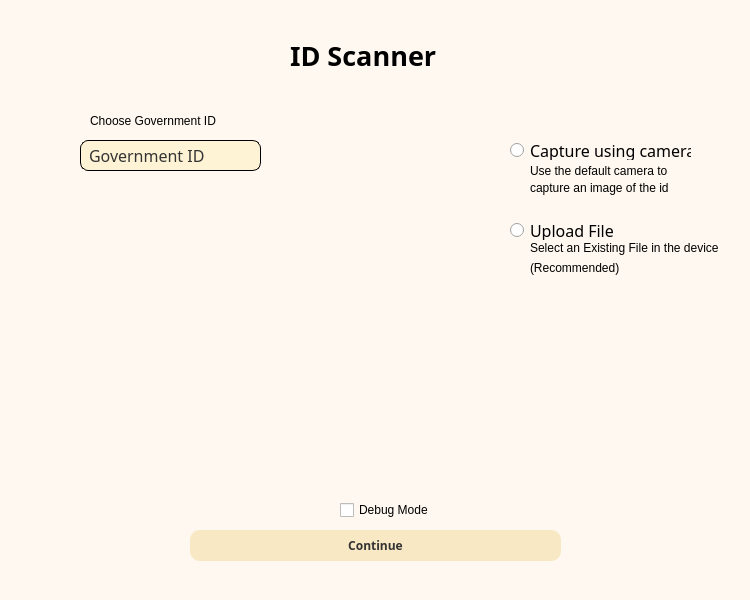
<?xml version="1.0" encoding="UTF-8"?>
<ui version="4.0">
 <class>MainWindow</class>
 <widget class="QMainWindow" name="MainWindow">
  <property name="geometry">
   <rect>
    <x>0</x>
    <y>0</y>
    <width>750</width>
    <height>600</height>
   </rect>
  </property>
  <property name="minimumSize">
   <size>
    <width>750</width>
    <height>600</height>
   </size>
  </property>
  <property name="maximumSize">
   <size>
    <width>750</width>
    <height>600</height>
   </size>
  </property>
  <property name="windowTitle">
   <string>ID Scanner</string>
  </property>
  <property name="styleSheet">
   <string notr="true">QMainWindow {
	font: 9pt &quot;Sylfaen&quot;;
	font: 9pt &quot;Inter&quot;;
    background-color: #FFF8F0;
}

QPushButton {
    background-color: #F8E8C3;
    color: #333333;
    border-radius: 10px;
    padding: 6px 12px;
}

QPushButton:hover {
    background-color: #F0D9A0;
}

QPushButton:pressed {
    background-color: #E8CA7D;
}
QPushButton#backButtonp1,
QPushButton#backButtonp2,
QPushButton#backButtonp3,
QPushButton#backButtonp4,
QPushButton#backButtonp5 {
    background-color: transparent;
    color: #333333;
    font-size: 16px;
    border: none;
    text-align: left;
    min-width: 81px;
    max-width: 81px;
    min-height: 31px;
    max-height: 31px;
}
QComboBox#idOption {
    background-color: #fff3d5;
    border: 1px solid #000000;
    border-radius: 8px;
    padding: 4px 8px;
    color: #333333;
}

QComboBox#idOption:hover {
    border: 1px solid #fff9f6;
}

QComboBox#idOption::drop-down {
    subcontrol-origin: padding;
    subcontrol-position: top right;
    width: 20px;
    border: none;
    border-top-right-radius: 8px;
    border-bottom-right-radius: 8px;
}

QComboBox#idOption::down-arrow {
    image: url(down_arrow.png);
    width: 12px;
    height: 12px;
}
QLabel#cameraView,
QLabel#uploadedImageView,
QLabel#cameraView1,
QLabel#cameraView2,
QLabel#frontImageView,
QLabel#backImageView {
    border: 2px solid #000001;
}
QWidget {
    font-family: &quot;Montserrat&quot;;
}
</string>
  </property>
  <widget class="QWidget" name="centralwidget">
   <widget class="QStackedWidget" name="Form1">
    <property name="geometry">
     <rect>
      <x>0</x>
      <y>0</y>
      <width>761</width>
      <height>611</height>
     </rect>
    </property>
    <property name="font">
     <font>
      <family>Montserrat</family>
     </font>
    </property>
    <property name="currentIndex">
     <number>0</number>
    </property>
    <widget class="QWidget" name="page">
     <widget class="QLabel" name="label">
      <property name="geometry">
       <rect>
        <x>530</x>
        <y>160</y>
        <width>141</width>
        <height>21</height>
       </rect>
      </property>
      <property name="text">
       <string>Use the default camera to </string>
      </property>
     </widget>
     <widget class="QRadioButton" name="cameraOption">
      <property name="geometry">
       <rect>
        <x>510</x>
        <y>140</y>
        <width>181</width>
        <height>20</height>
       </rect>
      </property>
      <property name="font">
       <font>
        <family>Montserrat</family>
        <pointsize>12</pointsize>
       </font>
      </property>
      <property name="text">
       <string>Capture using camera</string>
      </property>
     </widget>
     <widget class="QRadioButton" name="uploadOption">
      <property name="geometry">
       <rect>
        <x>510</x>
        <y>220</y>
        <width>221</width>
        <height>20</height>
       </rect>
      </property>
      <property name="font">
       <font>
        <family>Montserrat</family>
        <pointsize>12</pointsize>
       </font>
      </property>
      <property name="text">
       <string>Upload File </string>
      </property>
     </widget>
     <widget class="QLabel" name="label_3">
      <property name="geometry">
       <rect>
        <x>530</x>
        <y>240</y>
        <width>191</width>
        <height>16</height>
       </rect>
      </property>
      <property name="text">
       <string>Select an Existing File in the device </string>
      </property>
     </widget>
     <widget class="QLabel" name="label_2">
      <property name="geometry">
       <rect>
        <x>530</x>
        <y>180</y>
        <width>141</width>
        <height>16</height>
       </rect>
      </property>
      <property name="text">
       <string>capture an image of the id</string>
      </property>
     </widget>
     <widget class="QComboBox" name="idOption">
      <property name="geometry">
       <rect>
        <x>80</x>
        <y>140</y>
        <width>181</width>
        <height>31</height>
       </rect>
      </property>
      <property name="font">
       <font>
        <family>Montserrat</family>
        <pointsize>12</pointsize>
       </font>
      </property>
      <property name="editable">
       <bool>false</bool>
      </property>
      <property name="frame">
       <bool>true</bool>
      </property>
      <item>
       <property name="text">
        <string>Government ID</string>
       </property>
      </item>
      <item>
       <property name="text">
        <string>Passport</string>
       </property>
      </item>
      <item>
       <property name="text">
        <string>National ID</string>
       </property>
      </item>
      <item>
       <property name="text">
        <string>Driver's License</string>
       </property>
      </item>
     </widget>
     <widget class="QLabel" name="label_4">
      <property name="geometry">
       <rect>
        <x>290</x>
        <y>30</y>
        <width>191</width>
        <height>51</height>
       </rect>
      </property>
      <property name="font">
       <font>
        <family>Montserrat</family>
        <pointsize>20</pointsize>
        <weight>75</weight>
        <bold>true</bold>
       </font>
      </property>
      <property name="text">
       <string>ID Scanner</string>
      </property>
     </widget>
     <widget class="QPushButton" name="continuep1">
      <property name="geometry">
       <rect>
        <x>190</x>
        <y>530</y>
        <width>371</width>
        <height>31</height>
       </rect>
      </property>
      <property name="palette">
       <palette>
        <active>
         <colorrole role="WindowText">
          <brush brushstyle="SolidPattern">
           <color alpha="255">
            <red>51</red>
            <green>51</green>
            <blue>51</blue>
           </color>
          </brush>
         </colorrole>
         <colorrole role="Button">
          <brush brushstyle="SolidPattern">
           <color alpha="255">
            <red>248</red>
            <green>232</green>
            <blue>195</blue>
           </color>
          </brush>
         </colorrole>
         <colorrole role="Text">
          <brush brushstyle="SolidPattern">
           <color alpha="255">
            <red>51</red>
            <green>51</green>
            <blue>51</blue>
           </color>
          </brush>
         </colorrole>
         <colorrole role="ButtonText">
          <brush brushstyle="SolidPattern">
           <color alpha="255">
            <red>51</red>
            <green>51</green>
            <blue>51</blue>
           </color>
          </brush>
         </colorrole>
         <colorrole role="Base">
          <brush brushstyle="SolidPattern">
           <color alpha="255">
            <red>248</red>
            <green>232</green>
            <blue>195</blue>
           </color>
          </brush>
         </colorrole>
         <colorrole role="Window">
          <brush brushstyle="SolidPattern">
           <color alpha="255">
            <red>248</red>
            <green>232</green>
            <blue>195</blue>
           </color>
          </brush>
         </colorrole>
        </active>
        <inactive>
         <colorrole role="WindowText">
          <brush brushstyle="SolidPattern">
           <color alpha="255">
            <red>51</red>
            <green>51</green>
            <blue>51</blue>
           </color>
          </brush>
         </colorrole>
         <colorrole role="Button">
          <brush brushstyle="SolidPattern">
           <color alpha="255">
            <red>248</red>
            <green>232</green>
            <blue>195</blue>
           </color>
          </brush>
         </colorrole>
         <colorrole role="Text">
          <brush brushstyle="SolidPattern">
           <color alpha="255">
            <red>51</red>
            <green>51</green>
            <blue>51</blue>
           </color>
          </brush>
         </colorrole>
         <colorrole role="ButtonText">
          <brush brushstyle="SolidPattern">
           <color alpha="255">
            <red>51</red>
            <green>51</green>
            <blue>51</blue>
           </color>
          </brush>
         </colorrole>
         <colorrole role="Base">
          <brush brushstyle="SolidPattern">
           <color alpha="255">
            <red>248</red>
            <green>232</green>
            <blue>195</blue>
           </color>
          </brush>
         </colorrole>
         <colorrole role="Window">
          <brush brushstyle="SolidPattern">
           <color alpha="255">
            <red>248</red>
            <green>232</green>
            <blue>195</blue>
           </color>
          </brush>
         </colorrole>
        </inactive>
        <disabled>
         <colorrole role="WindowText">
          <brush brushstyle="SolidPattern">
           <color alpha="255">
            <red>51</red>
            <green>51</green>
            <blue>51</blue>
           </color>
          </brush>
         </colorrole>
         <colorrole role="Button">
          <brush brushstyle="SolidPattern">
           <color alpha="255">
            <red>248</red>
            <green>232</green>
            <blue>195</blue>
           </color>
          </brush>
         </colorrole>
         <colorrole role="Text">
          <brush brushstyle="SolidPattern">
           <color alpha="255">
            <red>51</red>
            <green>51</green>
            <blue>51</blue>
           </color>
          </brush>
         </colorrole>
         <colorrole role="ButtonText">
          <brush brushstyle="SolidPattern">
           <color alpha="255">
            <red>51</red>
            <green>51</green>
            <blue>51</blue>
           </color>
          </brush>
         </colorrole>
         <colorrole role="Base">
          <brush brushstyle="SolidPattern">
           <color alpha="255">
            <red>248</red>
            <green>232</green>
            <blue>195</blue>
           </color>
          </brush>
         </colorrole>
         <colorrole role="Window">
          <brush brushstyle="SolidPattern">
           <color alpha="255">
            <red>248</red>
            <green>232</green>
            <blue>195</blue>
           </color>
          </brush>
         </colorrole>
        </disabled>
       </palette>
      </property>
      <property name="font">
       <font>
        <family>Montserrat</family>
        <weight>75</weight>
        <bold>true</bold>
       </font>
      </property>
      <property name="styleSheet">
       <string notr="true"/>
      </property>
      <property name="text">
       <string>Continue</string>
      </property>
     </widget>
     <widget class="QCheckBox" name="debugOption">
      <property name="geometry">
       <rect>
        <x>340</x>
        <y>500</y>
        <width>101</width>
        <height>20</height>
       </rect>
      </property>
      <property name="text">
       <string>Debug Mode</string>
      </property>
     </widget>
     <widget class="QLabel" name="label_10">
      <property name="geometry">
       <rect>
        <x>530</x>
        <y>260</y>
        <width>101</width>
        <height>16</height>
       </rect>
      </property>
      <property name="text">
       <string>(Recommended)</string>
      </property>
     </widget>
     <widget class="QLabel" name="label_18">
      <property name="geometry">
       <rect>
        <x>90</x>
        <y>110</y>
        <width>181</width>
        <height>21</height>
       </rect>
      </property>
      <property name="text">
       <string>Choose Government ID</string>
      </property>
     </widget>
    </widget>
    <widget class="QWidget" name="page_2">
     <widget class="QLabel" name="label_5">
      <property name="geometry">
       <rect>
        <x>570</x>
        <y>80</y>
        <width>141</width>
        <height>41</height>
       </rect>
      </property>
      <property name="font">
       <font>
        <family>Montserrat</family>
        <pointsize>15</pointsize>
        <weight>75</weight>
        <bold>true</bold>
       </font>
      </property>
      <property name="text">
       <string>Capture Image</string>
      </property>
     </widget>
     <widget class="QLabel" name="label_11">
      <property name="geometry">
       <rect>
        <x>550</x>
        <y>110</y>
        <width>191</width>
        <height>16</height>
       </rect>
      </property>
      <property name="text">
       <string>Place your ID in the Camera Frame</string>
      </property>
     </widget>
     <widget class="QPushButton" name="captureButtonp1">
      <property name="geometry">
       <rect>
        <x>570</x>
        <y>180</y>
        <width>121</width>
        <height>41</height>
       </rect>
      </property>
      <property name="font">
       <font>
        <family>Montserrat</family>
        <weight>75</weight>
        <bold>true</bold>
       </font>
      </property>
      <property name="text">
       <string>Capture Image</string>
      </property>
     </widget>
     <widget class="QPushButton" name="recaptureButtonp1">
      <property name="geometry">
       <rect>
        <x>570</x>
        <y>280</y>
        <width>121</width>
        <height>41</height>
       </rect>
      </property>
      <property name="font">
       <font>
        <family>Montserrat</family>
        <weight>75</weight>
        <bold>true</bold>
       </font>
      </property>
      <property name="text">
       <string>Recapture Image</string>
      </property>
     </widget>
     <widget class="QLabel" name="cameraView">
      <property name="geometry">
       <rect>
        <x>20</x>
        <y>90</y>
        <width>512</width>
        <height>384</height>
       </rect>
      </property>
      <property name="text">
       <string/>
      </property>
      <property name="alignment">
       <set>Qt::AlignCenter</set>
      </property>
     </widget>
     <widget class="QPushButton" name="continuep2">
      <property name="geometry">
       <rect>
        <x>190</x>
        <y>530</y>
        <width>371</width>
        <height>31</height>
       </rect>
      </property>
      <property name="font">
       <font>
        <family>Montserrat</family>
        <weight>75</weight>
        <bold>true</bold>
       </font>
      </property>
      <property name="text">
       <string>Continue</string>
      </property>
     </widget>
     <widget class="QPushButton" name="backButtonp1">
      <property name="geometry">
       <rect>
        <x>30</x>
        <y>10</y>
        <width>105</width>
        <height>43</height>
       </rect>
      </property>
      <property name="font">
       <font>
        <family>Montserrat</family>
        <pointsize>-1</pointsize>
       </font>
      </property>
      <property name="text">
       <string>← Back</string>
      </property>
     </widget>
    </widget>
    <widget class="QWidget" name="page_3">
     <widget class="QLabel" name="label_6">
      <property name="geometry">
       <rect>
        <x>570</x>
        <y>60</y>
        <width>131</width>
        <height>41</height>
       </rect>
      </property>
      <property name="font">
       <font>
        <family>Montserrat</family>
        <pointsize>15</pointsize>
        <weight>75</weight>
        <bold>true</bold>
       </font>
      </property>
      <property name="text">
       <string>Upload Image </string>
      </property>
     </widget>
     <widget class="QPushButton" name="uploadButtonp3">
      <property name="geometry">
       <rect>
        <x>560</x>
        <y>440</y>
        <width>151</width>
        <height>30</height>
       </rect>
      </property>
      <property name="font">
       <font>
        <family>Montserrat</family>
        <weight>75</weight>
        <bold>true</bold>
       </font>
      </property>
      <property name="text">
       <string>Upload Another Image</string>
      </property>
     </widget>
     <widget class="QLabel" name="uploadedImageView">
      <property name="geometry">
       <rect>
        <x>20</x>
        <y>90</y>
        <width>481</width>
        <height>381</height>
       </rect>
      </property>
      <property name="text">
       <string/>
      </property>
     </widget>
     <widget class="QListWidget" name="fileListWidget">
      <property name="geometry">
       <rect>
        <x>540</x>
        <y>140</y>
        <width>191</width>
        <height>271</height>
       </rect>
      </property>
     </widget>
     <widget class="QPushButton" name="continuep3">
      <property name="geometry">
       <rect>
        <x>190</x>
        <y>530</y>
        <width>371</width>
        <height>31</height>
       </rect>
      </property>
      <property name="text">
       <string>Continue</string>
      </property>
     </widget>
     <widget class="QPushButton" name="backButtonp2">
      <property name="geometry">
       <rect>
        <x>30</x>
        <y>10</y>
        <width>105</width>
        <height>43</height>
       </rect>
      </property>
      <property name="minimumSize">
       <size>
        <width>105</width>
        <height>43</height>
       </size>
      </property>
      <property name="text">
       <string>← Back</string>
      </property>
     </widget>
    </widget>
    <widget class="QWidget" name="page_4">
     <widget class="QLabel" name="label_12">
      <property name="geometry">
       <rect>
        <x>310</x>
        <y>0</y>
        <width>141</width>
        <height>51</height>
       </rect>
      </property>
      <property name="font">
       <font>
        <family>Montserrat</family>
        <pointsize>15</pointsize>
        <weight>75</weight>
        <bold>true</bold>
       </font>
      </property>
      <property name="text">
       <string>Extracted Text</string>
      </property>
     </widget>
     <widget class="QPushButton" name="continuep4">
      <property name="geometry">
       <rect>
        <x>290</x>
        <y>520</y>
        <width>171</width>
        <height>61</height>
       </rect>
      </property>
      <property name="font">
       <font>
        <family>Montserrat</family>
        <weight>75</weight>
        <bold>true</bold>
       </font>
      </property>
      <property name="text">
       <string>Scan Another Image/File</string>
      </property>
     </widget>
     <widget class="QTabWidget" name="reviewTabWidget">
      <property name="geometry">
       <rect>
        <x>10</x>
        <y>60</y>
        <width>521</width>
        <height>451</height>
       </rect>
      </property>
      <property name="currentIndex">
       <number>-1</number>
      </property>
     </widget>
     <widget class="QPushButton" name="backButtonp3">
      <property name="geometry">
       <rect>
        <x>30</x>
        <y>10</y>
        <width>105</width>
        <height>43</height>
       </rect>
      </property>
      <property name="text">
       <string>← Back</string>
      </property>
     </widget>
     <widget class="QPlainTextEdit" name="resultbox">
      <property name="geometry">
       <rect>
        <x>533</x>
        <y>110</y>
        <width>221</width>
        <height>321</height>
       </rect>
      </property>
     </widget>
     <widget class="QPushButton" name="downloadp4">
      <property name="geometry">
       <rect>
        <x>570</x>
        <y>460</y>
        <width>131</width>
        <height>41</height>
       </rect>
      </property>
      <property name="font">
       <font>
        <family>Montserrat</family>
        <weight>75</weight>
        <bold>true</bold>
       </font>
      </property>
      <property name="text">
       <string>Download as Text</string>
      </property>
     </widget>
     <widget class="QLabel" name="label_17">
      <property name="geometry">
       <rect>
        <x>240</x>
        <y>40</y>
        <width>271</width>
        <height>16</height>
       </rect>
      </property>
      <property name="text">
       <string>Here are the key information extracted by the app</string>
      </property>
     </widget>
    </widget>
    <widget class="QWidget" name="page_5">
     <widget class="QLabel" name="cameraView2">
      <property name="geometry">
       <rect>
        <x>400</x>
        <y>170</y>
        <width>331</width>
        <height>321</height>
       </rect>
      </property>
      <property name="text">
       <string>&lt;html&gt;&lt;head/&gt;&lt;body&gt;&lt;p align=&quot;center&quot;&gt;&lt;br/&gt;&lt;/p&gt;&lt;/body&gt;&lt;/html&gt;</string>
      </property>
     </widget>
     <widget class="QLabel" name="cameraView1">
      <property name="geometry">
       <rect>
        <x>20</x>
        <y>170</y>
        <width>331</width>
        <height>321</height>
       </rect>
      </property>
      <property name="text">
       <string>&lt;html&gt;&lt;head/&gt;&lt;body&gt;&lt;p align=&quot;center&quot;&gt;&lt;br/&gt;&lt;/p&gt;&lt;/body&gt;&lt;/html&gt;</string>
      </property>
     </widget>
     <widget class="QPushButton" name="continuep5">
      <property name="geometry">
       <rect>
        <x>320</x>
        <y>530</y>
        <width>121</width>
        <height>41</height>
       </rect>
      </property>
      <property name="font">
       <font>
        <family>Montserrat</family>
        <weight>75</weight>
        <bold>true</bold>
       </font>
      </property>
      <property name="text">
       <string>Continue</string>
      </property>
     </widget>
     <widget class="QLabel" name="label_8">
      <property name="geometry">
       <rect>
        <x>280</x>
        <y>20</y>
        <width>191</width>
        <height>51</height>
       </rect>
      </property>
      <property name="font">
       <font>
        <family>Montserrat</family>
        <pointsize>20</pointsize>
        <weight>75</weight>
        <bold>true</bold>
       </font>
      </property>
      <property name="text">
       <string>&lt;html&gt;&lt;head/&gt;&lt;body&gt;&lt;p&gt;Capture Image&lt;/p&gt;&lt;/body&gt;&lt;/html&gt;</string>
      </property>
     </widget>
     <widget class="QLabel" name="label_9">
      <property name="geometry">
       <rect>
        <x>270</x>
        <y>70</y>
        <width>211</width>
        <height>16</height>
       </rect>
      </property>
      <property name="text">
       <string>Place your ID within the Camera Frame</string>
      </property>
     </widget>
     <widget class="QPushButton" name="captureButtonp2">
      <property name="geometry">
       <rect>
        <x>120</x>
        <y>500</y>
        <width>111</width>
        <height>41</height>
       </rect>
      </property>
      <property name="font">
       <font>
        <family>Montserrat</family>
        <weight>75</weight>
        <bold>true</bold>
       </font>
      </property>
      <property name="text">
       <string>Capture Image</string>
      </property>
     </widget>
     <widget class="QPushButton" name="captureButtonp3">
      <property name="geometry">
       <rect>
        <x>513</x>
        <y>500</y>
        <width>111</width>
        <height>41</height>
       </rect>
      </property>
      <property name="font">
       <font>
        <family>Montserrat</family>
        <weight>75</weight>
        <bold>true</bold>
       </font>
      </property>
      <property name="text">
       <string>Capture Image</string>
      </property>
     </widget>
     <widget class="QPushButton" name="backButtonp4">
      <property name="geometry">
       <rect>
        <x>30</x>
        <y>10</y>
        <width>105</width>
        <height>43</height>
       </rect>
      </property>
      <property name="text">
       <string>← Back</string>
      </property>
     </widget>
     <widget class="QLabel" name="label_13">
      <property name="geometry">
       <rect>
        <x>70</x>
        <y>90</y>
        <width>231</width>
        <height>71</height>
       </rect>
      </property>
      <property name="text">
       <string>&lt;html&gt;&lt;head/&gt;&lt;body&gt;&lt;p align=&quot;center&quot;&gt;&lt;span style=&quot; font-size:14pt; font-weight:700;&quot;&gt;Front Side of the ID&lt;/span&gt;&lt;/p&gt;&lt;p align=&quot;center&quot;&gt;Capture an Image of the Front Side of the ID&lt;/p&gt;&lt;/body&gt;&lt;/html&gt;</string>
      </property>
     </widget>
     <widget class="QLabel" name="label_14">
      <property name="geometry">
       <rect>
        <x>460</x>
        <y>90</y>
        <width>231</width>
        <height>71</height>
       </rect>
      </property>
      <property name="font">
       <font>
        <family>Montserrat</family>
       </font>
      </property>
      <property name="text">
       <string>&lt;html&gt;&lt;head/&gt;&lt;body&gt;&lt;p align=&quot;center&quot;&gt;&lt;span style=&quot; font-size:14pt; font-weight:700;&quot;&gt;Back Side of the ID&lt;/span&gt;&lt;/p&gt;&lt;p align=&quot;center&quot;&gt;Capture an Image of the Back Side of the ID&lt;/p&gt;&lt;/body&gt;&lt;/html&gt;</string>
      </property>
     </widget>
    </widget>
    <widget class="QWidget" name="page_6">
     <widget class="QLabel" name="backImageView">
      <property name="geometry">
       <rect>
        <x>420</x>
        <y>170</y>
        <width>301</width>
        <height>301</height>
       </rect>
      </property>
      <property name="text">
       <string>&lt;html&gt;&lt;head/&gt;&lt;body&gt;&lt;p align=&quot;center&quot;&gt;&lt;br/&gt;&lt;/p&gt;&lt;/body&gt;&lt;/html&gt;</string>
      </property>
     </widget>
     <widget class="QLabel" name="frontImageView">
      <property name="geometry">
       <rect>
        <x>30</x>
        <y>170</y>
        <width>301</width>
        <height>301</height>
       </rect>
      </property>
      <property name="text">
       <string>&lt;html&gt;&lt;head/&gt;&lt;body&gt;&lt;p align=&quot;center&quot;&gt;&lt;br/&gt;&lt;/p&gt;&lt;/body&gt;&lt;/html&gt;</string>
      </property>
     </widget>
     <widget class="QPushButton" name="continuep6">
      <property name="geometry">
       <rect>
        <x>330</x>
        <y>530</y>
        <width>121</width>
        <height>41</height>
       </rect>
      </property>
      <property name="text">
       <string>Continue</string>
      </property>
     </widget>
     <widget class="QPushButton" name="uploadFrontButton">
      <property name="geometry">
       <rect>
        <x>110</x>
        <y>480</y>
        <width>141</width>
        <height>51</height>
       </rect>
      </property>
      <property name="font">
       <font>
        <family>Montserrat</family>
        <weight>75</weight>
        <bold>true</bold>
       </font>
      </property>
      <property name="text">
       <string>Upload Front Side
Image</string>
      </property>
     </widget>
     <widget class="QPushButton" name="uploadBackButton">
      <property name="geometry">
       <rect>
        <x>511</x>
        <y>480</y>
        <width>131</width>
        <height>51</height>
       </rect>
      </property>
      <property name="font">
       <font>
        <family>Montserrat</family>
        <weight>75</weight>
        <bold>true</bold>
       </font>
      </property>
      <property name="text">
       <string>Upload Back Side
Image</string>
      </property>
     </widget>
     <widget class="QLabel" name="label_7">
      <property name="geometry">
       <rect>
        <x>290</x>
        <y>30</y>
        <width>178</width>
        <height>36</height>
       </rect>
      </property>
      <property name="font">
       <font>
        <family>Montserrat</family>
        <pointsize>20</pointsize>
        <weight>75</weight>
        <bold>true</bold>
       </font>
      </property>
      <property name="text">
       <string>&lt;html&gt;&lt;head/&gt;&lt;body&gt;&lt;p&gt;Upload Image&lt;/p&gt;&lt;/body&gt;&lt;/html&gt;</string>
      </property>
     </widget>
     <widget class="QPushButton" name="backButtonp5">
      <property name="geometry">
       <rect>
        <x>30</x>
        <y>10</y>
        <width>105</width>
        <height>43</height>
       </rect>
      </property>
      <property name="text">
       <string>← Back</string>
      </property>
     </widget>
     <widget class="QLabel" name="label_15">
      <property name="geometry">
       <rect>
        <x>60</x>
        <y>90</y>
        <width>251</width>
        <height>71</height>
       </rect>
      </property>
      <property name="text">
       <string>&lt;html&gt;&lt;head/&gt;&lt;body&gt;&lt;p align=&quot;center&quot;&gt;&lt;span style=&quot; font-size:14pt; font-weight:700;&quot;&gt;Front Side of the ID&lt;/span&gt;&lt;/p&gt;&lt;p align=&quot;center&quot;&gt;Upload an Image of the Front Side of the ID&lt;/p&gt;&lt;/body&gt;&lt;/html&gt;</string>
      </property>
     </widget>
     <widget class="QLabel" name="label_16">
      <property name="geometry">
       <rect>
        <x>454</x>
        <y>90</y>
        <width>251</width>
        <height>71</height>
       </rect>
      </property>
      <property name="text">
       <string>&lt;html&gt;&lt;head/&gt;&lt;body&gt;&lt;p align=&quot;center&quot;&gt;&lt;span style=&quot; font-size:14pt; font-weight:700;&quot;&gt;Back Side of the ID&lt;/span&gt;&lt;/p&gt;&lt;p align=&quot;center&quot;&gt;Upload an Image of the Back Side of the ID&lt;/p&gt;&lt;/body&gt;&lt;/html&gt;</string>
      </property>
     </widget>
    </widget>
   </widget>
  </widget>
 </widget>
 <resources/>
 <connections/>
</ui>
